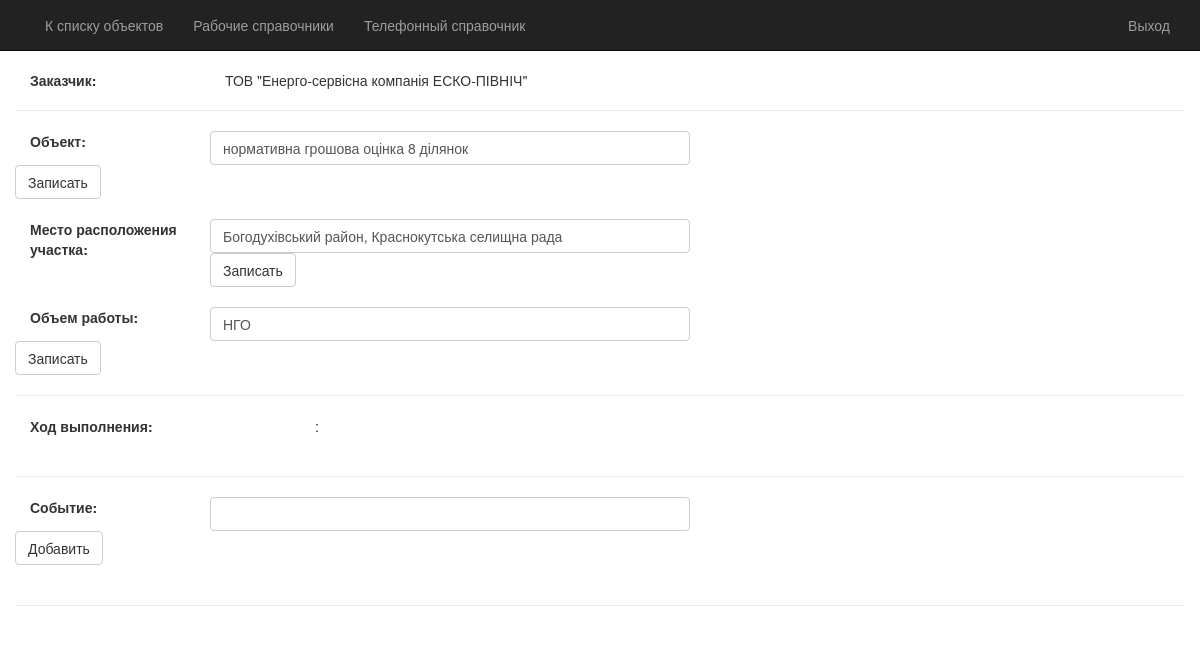
The app's page /index.php?access=2&order=2 with its own data.
### tables this page shows
CREATE TABLE `orders` (
  `id` int(11) NOT NULL,
  `numcontract` int(11) DEFAULT NULL,
  `startcontract` date DEFAULT NULL,
  `typeorder` varchar(10) DEFAULT NULL,
  `ordername` varchar(255) DEFAULT NULL,
  `orderaddress` varchar(255) DEFAULT NULL,
  `deadline` date DEFAULT NULL,
  `clientid` int(11) DEFAULT NULL,
  `jobload` varchar(255) DEFAULT NULL,
  `ordersb` int(11) DEFAULT NULL
);

CREATE TABLE `clients` (
  `id` int(11) NOT NULL,
  `name` varchar(100) NOT NULL,
  `address` varchar(255) NOT NULL,
  `code` varchar(20) NOT NULL,
  `passport` varchar(255) NOT NULL,
  `contact` varchar(100) NOT NULL,
  `phone` varchar(200) NOT NULL,
  `phone2` varchar(13) NOT NULL,
  `email` varchar(100) NOT NULL,
  `note` varchar(255) NOT NULL,
  `note2` varchar(255) NOT NULL
);

### funclogin.php (called while the page is built, shortened)
<?php
function zem3p ($ordersid, $page){
    global $db;
    $res = mysqli_query($db, "SELECT * FROM `orders`
                              INNER JOIN `clients` ON orders.clientid=clients.id
                              INNER JOIN `ordersemlp` ON orders.id = ordersemlp.ordersid
                              LEFT JOIN `historyorders` ON orders.id = historyorders.ordersid
                              WHERE orders.id=$ordersid");
    $data = mysqli_fetch_all($res, MYSQLI_ASSOC);
    require_once $page;
    }
?>

### zem2p.php (the view, shortened to what this page needs)
<?php
require_once "funclogin.php";
?>
<!DOCTYPE html>
<html lang="en">
<head>
    <link href="./css/bootstrap.css" rel="stylesheet">
    <link href="./css/site.css" rel="stylesheet">
</head>
<body>
<body>
    <div class="navbar navbar-inverse navbar-fixed-top">
        <div class="container">
            <div class="navbar-collapse collapse">
                <ul class="nav navbar-nav">
                    <li> <a href="index.php?fullobjpage=1"> К списку объектов</a></li>
                    <li><a href="#">Рабочие справочники</a></li>
                    <li><a href="./phone.php">Телефонный справочник</a></li>
                </ul>
                <ul class="nav navbar-nav navbar-right">
                    <li><a href="../index.php" id="loginLink">Выход</a></li>
                </ul>
            </div>
        </div>
    </div>
    <br/>
    <div class="container input-event-13" >
    <div>
    <label class="col-md-2 control-label" > Заказчик: </label>
    <p class="col-md-10 " > <?= $data[0]['name'] ?> </p>
    <br/>
    <hr/>
    <form  method="post" novalidate="novalidate">
      <label class="col-md-2 control-label"> Объект: </label>
      <input class="event-form" id="zemobj" name="zemobj" value="<?= $data[0]['ordername'] ?>"> </input>
      <input type="submit" name="change-btn-z2p" value="Записать" class="btn btn-default" >
    </form>
    <br>
    <form  method="post" novalidate="novalidate">
      <label class="col-md-2 control-label"> Место расположения участка: </label>
      <input class="event-form" id="zemaddr" name="zemaddr" value="<?= $data[0]['orderaddress'] ?>"> </input>
      <input type="submit" name="change-btn-z2p" value="Записать" class="btn btn-default" >
    </form>
    <br>
    <form  method="post" novalidate="novalidate">
      <label class="col-md-2 control-label"> Объем работы: </label>
      <input class="event-form" id="zemTD" name="zemTD" value="<?= $data[0]['typeorder'] ?>"> </input>
      <input type="submit" name="change-btn-z2p" value="Записать" class="btn btn-default" >
    </form>
    <hr/>
    <label class="col-md-2 control-label" > Ход выполнения: </label>
    <?php foreach($data as $item):?>
    <p class="col-md-13" > <?= $item['event'] ?> : <?= $item['dataevent'] ?> </p> <br>
    <?php endforeach;?>
    <br/>
    <hr/>
    <div >
    <form  method="post" novalidate="novalidate">
      <label class="col-md-2 control-label"> Событие: </label>
      <input class="event-form" id="zemevent" name="zemevent"> </input>
      <input type="submit" name="add-btn-z3p" value="Добавить" class="btn btn-default" >
</form>
    </div>
    <br/>
    <hr/>
    </div>
    </div>
</body>
</html>

### css/site.css (style rules this page uses)
input, select, textarea { max-width: 280px; }
.input-event-13 { width: 100%; }
.event-form { display: block; width: 100%; height: 34px; padding: 6px 12px; font-size: 14px; line-height: 1.42857143; color: #555555; background-color: #fff; background-image: none; border: 1px solid #ccc; border-radius: 4px; max-width: 480px; }
.col-md-13 { position: fixed; min-height: 1px; padding-right: 15px; padding-left: 300px; }

### records on screen
orders: clientid.name "ТОВ \"Енерго-сервісна компанія ЕСКО-ПІВНІЧ\"", zemobj "нормативна грошова оцінка 8 ділянок", zemaddr "Богодухівський район, Краснокутська селищна рада", zemTD "НГО"
